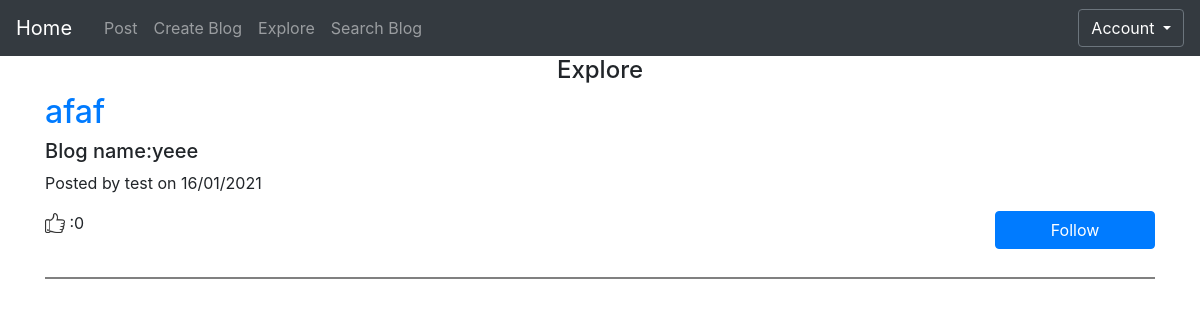
/general (signed in), run on an earlier commit of the app's database.
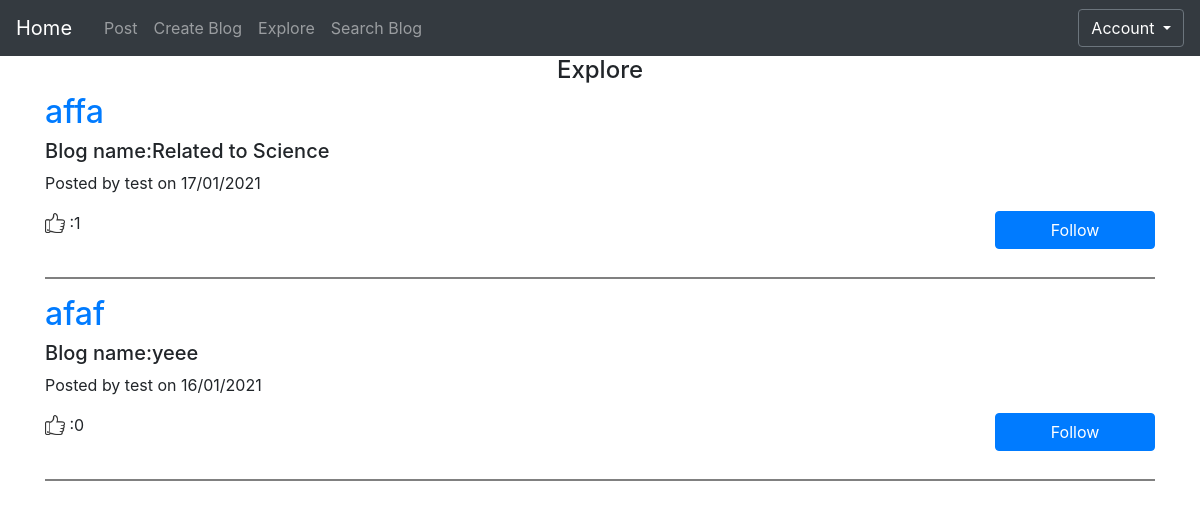
And on a later commit of the database.
### app/models.py (models this page shows)
class Posts(db.Model):
    id = db.Column(db.Integer, primary_key=True)
    date = db.Column(db.DateTime)
    title = db.Column(db.String(500))
    body= db.Column(db.String(2000))
    author = db.Column(db.String(20))
    image_name=db.Column(db.String(100))
    blog_id=db.Column(db.Integer,db.ForeignKey('blog.id'))

class Blog(db.Model):
    __searchable__ = ['blog_name']
    id= db.Column(db.Integer, primary_key=True)
    blog_name = db.Column(db.String(100))
    user_id=db.Column(db.Integer,db.ForeignKey('user.id'))
    posts=db.relationship("Posts",backref='blog',lazy=True)

### app/views.py (the view)
@app.route('/general', methods=['GET', 'POST'])
@login_required
def general():
	posts=Posts.query.order_by(Posts.date.desc()).join(Blog).filter(Blog.user_id != current_user.id).all()
	return render_template('general.html', title='General', posts = posts)

### app/models.py (called while the page is built)
    def has_followed_blog(self, blog):
        return self.followed_blogs.filter_by(
          id=blog.id).first() is not None

### app/views.py (called while the page is built)
@login_manager.user_loader
def load_user(user_id):
	return User.query.get(int(user_id))

### app/templates/general.html
{% extends "base.html" %}
{% block content %}
<h4 class="text-center">Explore</h4>
{% for post in posts %}
<div class="post-preview">
    <h2 class="post-title">
        <a href="{{ url_for('post', post_id=post.id) }}">
    {{post.title }}
  </a>
    </h2>
  <h5>
    Blog name:{{ post.blog.blog_name }}
  </h5>
  <p class="post-meta">Posted by {{post.author}} on {{ post.date.strftime('%d/%m/%Y') }}</p>
  {% if current_user.has_followed_blog(post.blog) %}
  <button class="btn btn-primary float-right unfollowButton" blog_id="{{  post.blog.blog_name }}">Unfollow</button>
  {% else %}
  <button class="btn btn-primary float-right followButton" blog_id="{{  post.blog.blog_name }}">Follow</button>
  {% endif %}
</div>
<h7 class="like-container">
  <image src="{{url_for('static',filename = 'like.png')}}" class="mb-1 like_image"> :{{ post.user_likes.count()}}
  </h7>
<br>
<br>
<hr style="height:2px;border-width:0;color:gray;background-color:gray">
{% endfor %}
{% endblock %}

What changed in the data, as far as the page shows it:
added Posts: title "affa", blog.blog_name "Related to Science", author "test", date "17/01/2021", user_likes.count "1"
